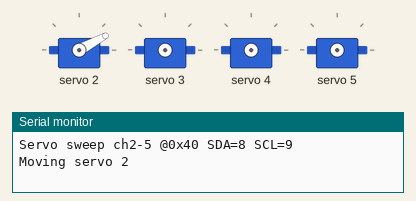
Recording of a sketch running on a simulated ESP32. Shown: 4 × servo, the last lines printed to the serial monitor.

Above: at 0.55 s.
At 1.4 s:
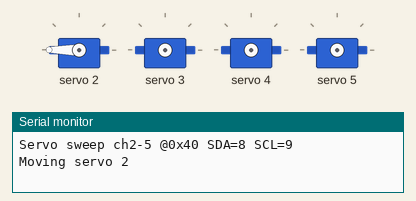
At 2.3 s:
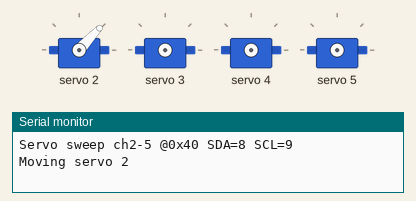
At 4.25 s:
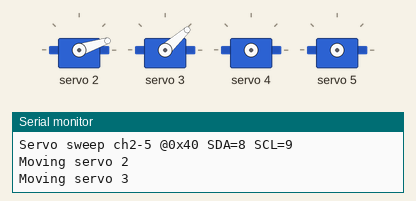
At 6.15 s:
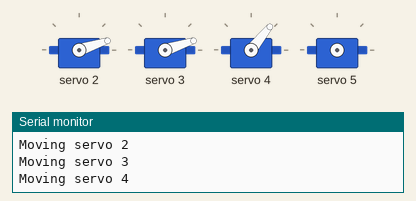
At 8.1 s:
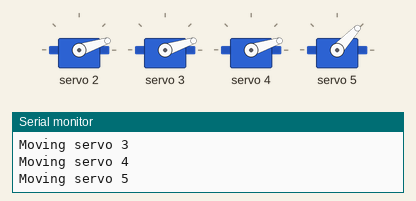
Timing chart, 0 to 10.5 s (numbered marks = the images above):
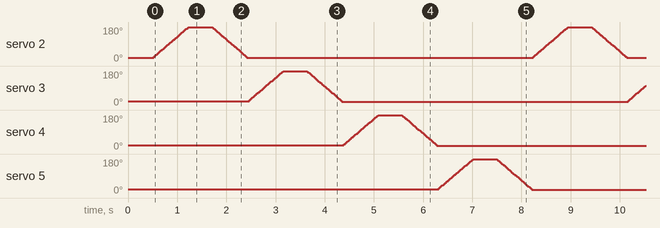

The sketch:

subrcservoisolate.ino
```cpp
// Isolation sweep — fin headers 2–5 (matches sub_rc.ino)

#include <Wire.h>
#include <Adafruit_PWMServoDriver.h>

#define SDA_PIN 8
#define SCL_PIN 9

Adafruit_PWMServoDriver pwm = Adafruit_PWMServoDriver(0x40);

#define SERVO_MIN 150
#define SERVO_MAX 600

void setup() {
  Serial.begin(115200);
  Wire.begin(SDA_PIN, SCL_PIN);
  pwm.begin();
  pwm.setPWMFreq(50);
  delay(500);
  Serial.println("Servo sweep ch2-5 @0x40 SDA=8 SCL=9");
}

void loop() {
  for (int ch = 2; ch <= 5; ch++) {
    Serial.print("Moving servo ");
    Serial.println(ch);
    for (int pos = SERVO_MIN; pos <= SERVO_MAX; pos += 5) {
      pwm.setPWM(ch, 0, pos);
      delay(10);
    }
    for (int pos = SERVO_MAX; pos >= SERVO_MIN; pos -= 5) {
      pwm.setPWM(ch, 0, pos);
      delay(10);
    }
  }
}
```
